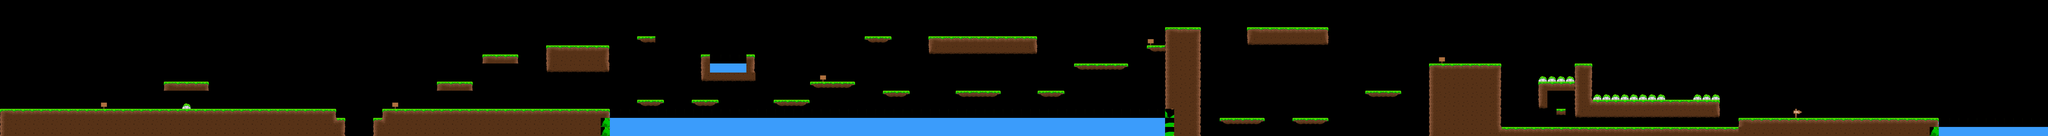

A level layout from a 2D game, rendered from its tile map. Below: a short description, then the map file with tile-grid data replaced by summaries:
An orthogonal 225x15 tile map with 32x32 px tiles, 1 tile layer (graphics) and 69 objects.

<map version="1.0" orientation="orthogonal" renderorder="right-down" width="225" height="15" tilewidth="32" tileheight="32" nextobjectid="202">
 <tileset firstgid="1" name="greentileset" tilewidth="32" tileheight="32" tilecount="78" columns="13">
  <image source="greentileset.png" width="440" height="196" />
 </tileset>
 <layer name="graphics" width="225" height="15">
  <data>[3375 cells, 794 non-empty, 23 distinct tile ids]</data>
 </layer>
 <objectgroup name="quest">
  <object id="10" x="352" y="0" width="29" height="383" />
  <object id="35" x="6497" y="2" width="33" height="477" />
  <object id="133" x="1378" y="3" width="33" height="382" />
  <object id="134" x="2883" y="-3" width="26" height="380" />
  <object id="135" x="4060" y="14" width="36" height="135" />
  <object id="191" x="5058" y="33" width="28" height="190" />
 </objectgroup>
 <objectgroup name="obstacle" visible="0">
  <object id="15" x="644" y="364" width="24" height="19" />
  <object id="111" x="2147" y="405" width="1154" height="73" />
  <object id="112" x="3296" y="409" width="797" height="67" />
  <object id="113" x="4226" y="447" width="795" height="30" />
  <object id="132" x="1219" y="470" width="89" height="28" />
  <object id="167" x="2497" y="203" width="125" height="52" />
  <object id="190" x="5601" y="336" width="251" height="16" />
  <object id="199" x="5409" y="272" width="124" height="14" />
  <object id="200" x="5952" y="332" width="95" height="21" />
 </objectgroup>
 <objectgroup name="emoji_placeholders" visible="0">
  <object id="121" x="639" y="256" width="31" height="28" />
  <object id="122" x="641" y="320" width="30" height="27" />
  <object id="123" x="2627" y="287" width="29" height="30" />
  <object id="125" x="3685" y="288" width="31" height="31" />
  <object id="127" x="3426" y="33" width="32" height="32" />
  <object id="128" x="4578" y="380" width="28" height="33" />
  <object id="129" x="4708" y="31" width="28" height="32" />
  <object id="153" x="2464" y="153" width="31" height="32" />
  <object id="192" x="5473" y="351" width="31" height="32" />
  <object id="201" x="5890" y="320" width="28" height="31" />
 </objectgroup>
 <objectgroup name="ground" visible="0">
  <object id="17" x="0" y="385" width="1182" height="96" />
  <object id="18" x="1184" y="416" width="29" height="62" />
  <object id="19" x="577" y="289" width="157" height="30" />
  <object id="20" x="1313" y="415" width="31" height="62" />
  <object id="21" x="1345" y="385" width="799" height="94" />
  <object id="22" x="1538" y="287" width="125" height="32" />
  <object id="23" x="1697" y="192" width="126" height="31" />
  <object id="24" x="1921" y="159" width="222" height="93" />
  <object id="29" x="3265" y="129" width="378" height="60" />
  <object id="30" x="4385" y="97" width="284" height="61" />
  <object id="31" x="5024" y="222" width="252" height="260" />
  <object id="33" x="6339" y="416" width="475" height="63" />
  <object id="36" x="4098" y="92" width="122" height="386" />
  <object id="83" x="2753" y="352" width="91" height="20" />
  <object id="85" x="3040" y="128" width="94" height="22" />
  <object id="86" x="3103" y="320" width="95" height="22" />
  <object id="87" x="3361" y="320" width="157" height="23" />
  <object id="88" x="3648" y="320" width="93" height="21" />
  <object id="89" x="3776" y="223" width="191" height="24" />
  <object id="90" x="4032" y="159" width="67" height="24" />
  <object id="95" x="2239" y="351" width="95" height="23" />
  <object id="104" x="2434" y="356" width="92" height="22" />
  <object id="105" x="4802" y="319" width="124" height="28" />
  <object id="107" x="2913" y="287" width="92" height="21" />
  <object id="108" x="4290" y="414" width="155" height="24" />
  <object id="109" x="4544" y="413" width="124" height="32" />
  <object id="154" x="2463" y="192" width="32" height="94" />
  <object id="160" x="2240" y="127" width="64" height="21" />
  <object id="161" x="2881" y="288" width="32" height="19" />
  <object id="165" x="2497" y="257" width="159" height="30" />
  <object id="166" x="2625" y="191" width="28" height="67" />
  <object id="169" x="2849" y="287" width="31" height="19" />
  <object id="170" x="2720" y="350" width="31" height="24" />
  <object id="177" x="5375" y="449" width="547" height="31" />
  <object id="180" x="5535" y="353" width="351" height="61" />
  <object id="183" x="5923" y="449" width="417" height="29" />
  <object id="184" x="6112" y="416" width="226" height="38" />
  <object id="185" x="5889" y="351" width="157" height="63" />
  <object id="189" x="5535" y="224" width="63" height="130" />
  <object id="193" x="5279" y="445" width="96" height="33" />
  <object id="196" x="5473" y="385" width="30" height="22" />
  <object id="197" x="5407" y="287" width="31" height="94" />
  <object id="198" x="5440" y="289" width="92" height="30" />
 </objectgroup>
 <objectgroup name="goal" visible="0">
  <object id="34" x="6496" y="-2" width="35" height="481" />
 </objectgroup>
</map>